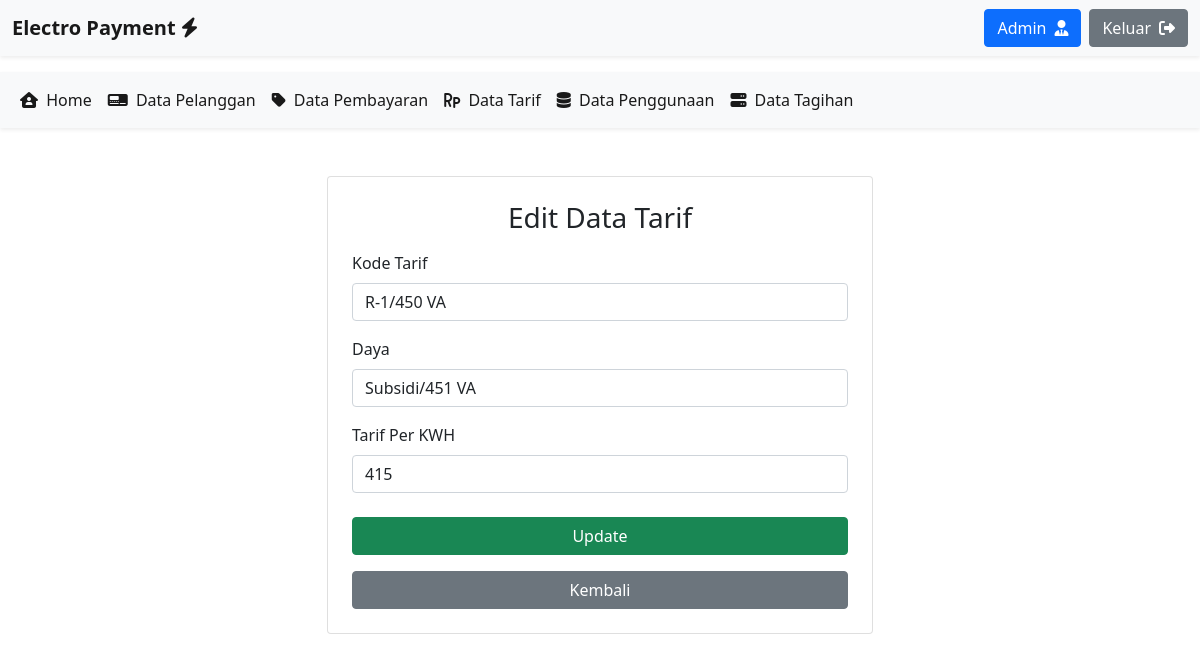
The app's page /form_edit_tarif.php?Id=1 with its own data.
### tables this page shows
CREATE TABLE `payment_tarif` (
  `id` int(11) NOT NULL,
  `kodetarif` varchar(50) DEFAULT NULL,
  `daya` varchar(50) NOT NULL,
  `tarifperkwh` varchar(50) NOT NULL
);

### form_edit_tarif.php (the view, shortened to what this page needs)
<?php
include "koneksi.php";
$id = (int) $_GET['Id'];
$q = mysqli_query($koneksi, "SELECT * FROM payment_tarif WHERE id = $id");
$data = mysqli_fetch_assoc($q);
?>
<!DOCTYPE html>
<html lang="en">
<head>
    <link href="css/bootstrap.min.css" rel="stylesheet">
    <link rel="stylesheet" href="https://cdnjs.cloudflare.com/ajax/libs/font-awesome/6.5.1/css/all.min.css">
</head>
<body>
<nav class="navbar navbar-light bg-light shadow-sm sticky-top">
    <div class="container-fluid">
        <a class="navbar-brand fw-bold">Electro Payment <i class="fa-solid fa-bolt"></i></a>
        <div class="d-flex">
            <a href="index.php" class="btn btn-primary me-2 d-flex align-items-center">
                Admin <i class="fa-solid fa-user-tie ms-2"></i>
            </a>
            <a href="logout.php" class="btn btn-secondary d-flex align-items-center">
                Keluar <i class="fa-solid fa-right-from-bracket ms-2"></i>
            </a>
        </div>
    </div>
</nav>
<nav class="navbar navbar-expand-lg navbar-light bg-light mt-3 shadow-sm">
    <div class="container-fluid">
        <div class="collapse navbar-collapse" id="navbarNav">
                <ul class="navbar-nav">
                    <li class="nav-item">
                        <a class="nav-link active" aria-current="page" href="index.php"><i class="fa-solid fa-house-user me-1"></i> Home</a>
                    </li>
                    <li class="nav-item">
                        <a class="nav-link" href="data_pelanggan.php"><i class="fa-solid fa-tachograph-digital me-1"></i> Data Pelanggan</a>
                    </li>
                    <li class="nav-item">
                        <a class="nav-link" href="data_pembayaran.php"><i class="fa-solid fa-tag me-1"></i> Data Pembayaran</a>
                    </li>
                    <li class="nav-item">
                        <a class="nav-link" href="data_tarif.php"><i class="fa-solid fa-rupiah-sign me-1"></i> Data Tarif</a>
                    </li>
                    <li class="nav-item">
                        <a class="nav-link" href="data_penggunaan.php"><i class="fa-solid fa-database me-1"></i> Data Penggunaan</a>
                    </li>
                    <li class="nav-item">
                        <a class="nav-link" href="data_tagihan.php"><i class="fa-solid fa-server me-1"></i> Data Tagihan</a>
                    </li>
                </ul>
            </div>
    </div>
</nav>
<div class="container my-5">
    <div class="row justify-content-center">
        <div class="col-lg-6">
            <div class="card p-4">
                <h3 class="text-center mb-3">Edit Data Tarif</h3>
                <form action="update_tarif.php" method="post">
                    <label class="form-label">Kode Tarif</label>
                    <input type="text" class="form-control" name="kodetarif" value="<?= $data['kodetarif'] ?>" required>
                    <label class="form-label mt-3">Daya</label>
                    <input type="text" class="form-control" name="daya" value="<?= $data['daya'] ?>" required>
                    <label class="form-label mt-3">Tarif Per KWH</label>
                    <input type="number" class="form-control" name="tarifperkwh" value="<?= $data['tarifperkwh'] ?>" required>
                    <button type="submit" class="btn btn-success w-100 mt-4">Update</button>
                </form>
                <a href="data_tarif.php" class="btn btn-secondary w-100 mt-3">Kembali</a>
            </div>
        </div>
    </div>
</div>
</body>
</html>

### form_edit_tarif.php (style rules this page uses)
.navbar-light .navbar-nav .nav-link { color: rgba(0,0,0,.9); font-weight: 500; }

### records on screen
payment_tarif: kodetarif "R-1/450 VA", daya "Subsidi/451 VA", tarifperkwh "415"
